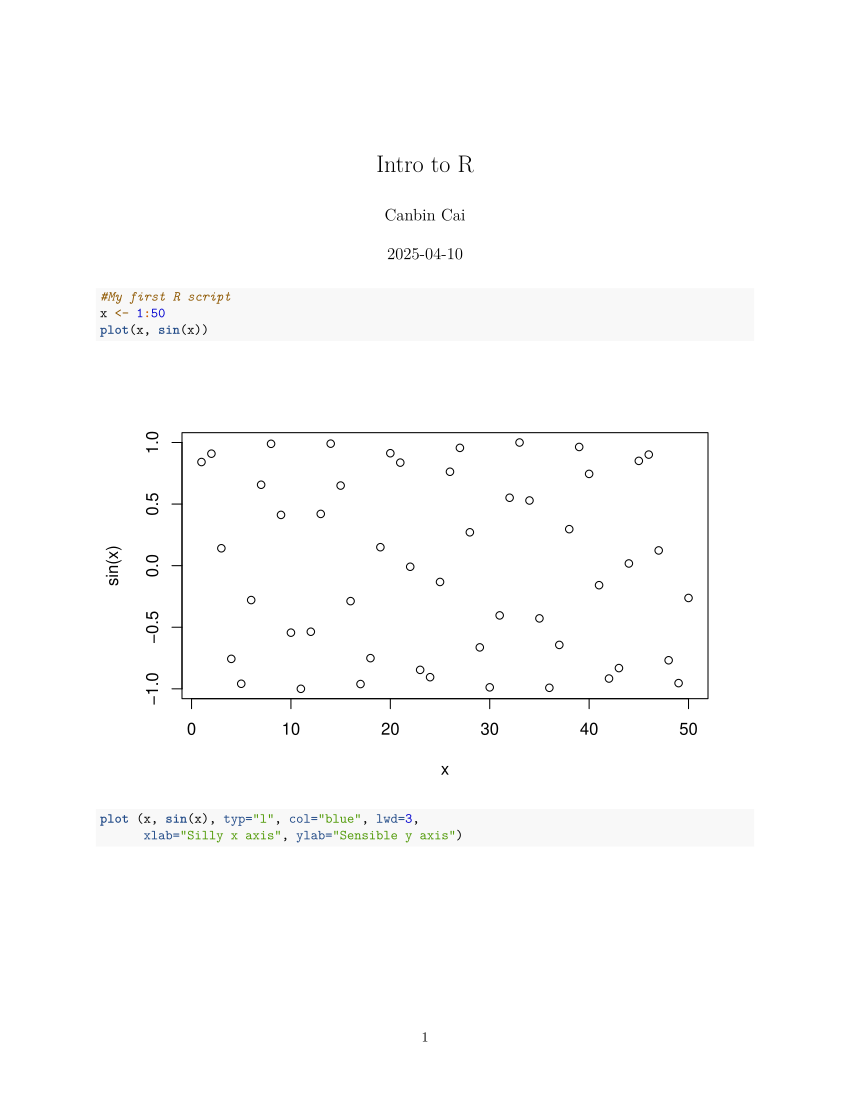

Write the R code that produced this figure.
#' ---
#' title: "Intro to R"
#' author: "Canbin Cai"
#' ---

#My first R script
x <- 1:50
plot(x, sin(x))

plot (x, sin(x), typ="l", col="blue", lwd=3, 
      xlab="Silly x axis", ylab="Sensible y axis")
